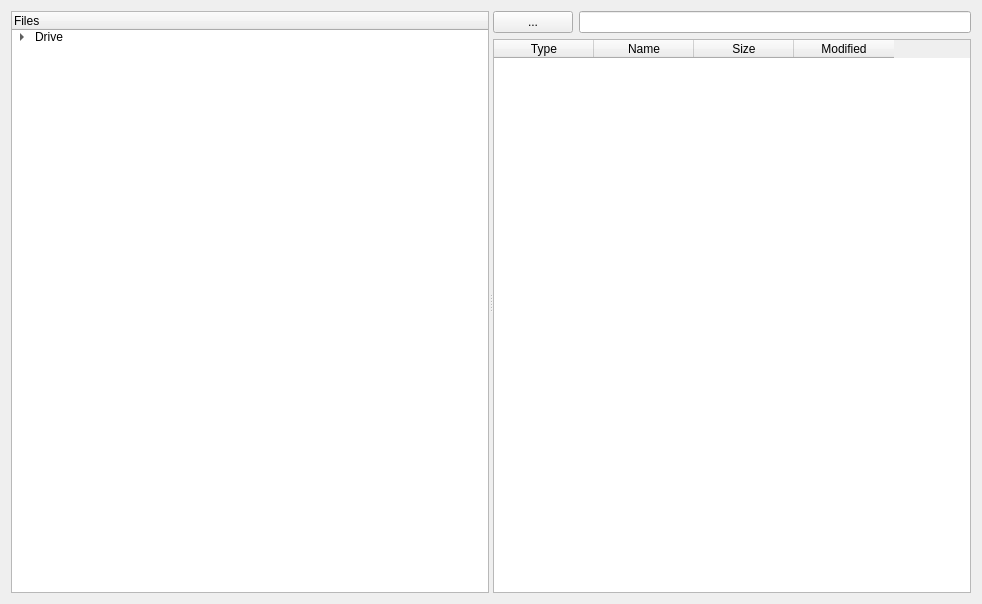
<?xml version="1.0" encoding="UTF-8"?>
<ui version="4.0">
 <class>Form</class>
 <widget class="QWidget" name="Form">
  <property name="geometry">
   <rect>
    <x>0</x>
    <y>0</y>
    <width>982</width>
    <height>604</height>
   </rect>
  </property>
  <property name="windowTitle">
   <string>Form</string>
  </property>
  <layout class="QGridLayout" name="gridLayout">
   <item row="0" column="0">
    <widget class="QSplitter" name="splitter">
     <property name="orientation">
      <enum>Qt::Horizontal</enum>
     </property>
     <widget class="QTreeWidget" name="FileBrowserTree">
      <column>
       <property name="text">
        <string>Files</string>
       </property>
      </column>
      <item>
       <property name="text">
        <string>Drive</string>
       </property>
       <item>
        <property name="text">
         <string>Folder</string>
        </property>
       </item>
       <item>
        <property name="text">
         <string>File.txt</string>
        </property>
       </item>
      </item>
     </widget>
     <widget class="QWidget" name="FileBrowserListWidget" native="true">
      <layout class="QFormLayout" name="formLayout">
       <item row="0" column="0">
        <widget class="QPushButton" name="ButtonGoUpDir">
         <property name="text">
          <string>...</string>
         </property>
        </widget>
       </item>
       <item row="0" column="1">
        <widget class="QLineEdit" name="InputFileBrowserPath"/>
       </item>
       <item row="1" column="0" colspan="2">
        <widget class="QTableWidget" name="TableFileBrowser">
         <column>
          <property name="text">
           <string>Type</string>
          </property>
         </column>
         <column>
          <property name="text">
           <string>Name</string>
          </property>
         </column>
         <column>
          <property name="text">
           <string>Size</string>
          </property>
         </column>
         <column>
          <property name="text">
           <string>Modified</string>
          </property>
         </column>
        </widget>
       </item>
      </layout>
     </widget>
    </widget>
   </item>
  </layout>
 </widget>
 <resources/>
 <connections/>
</ui>
